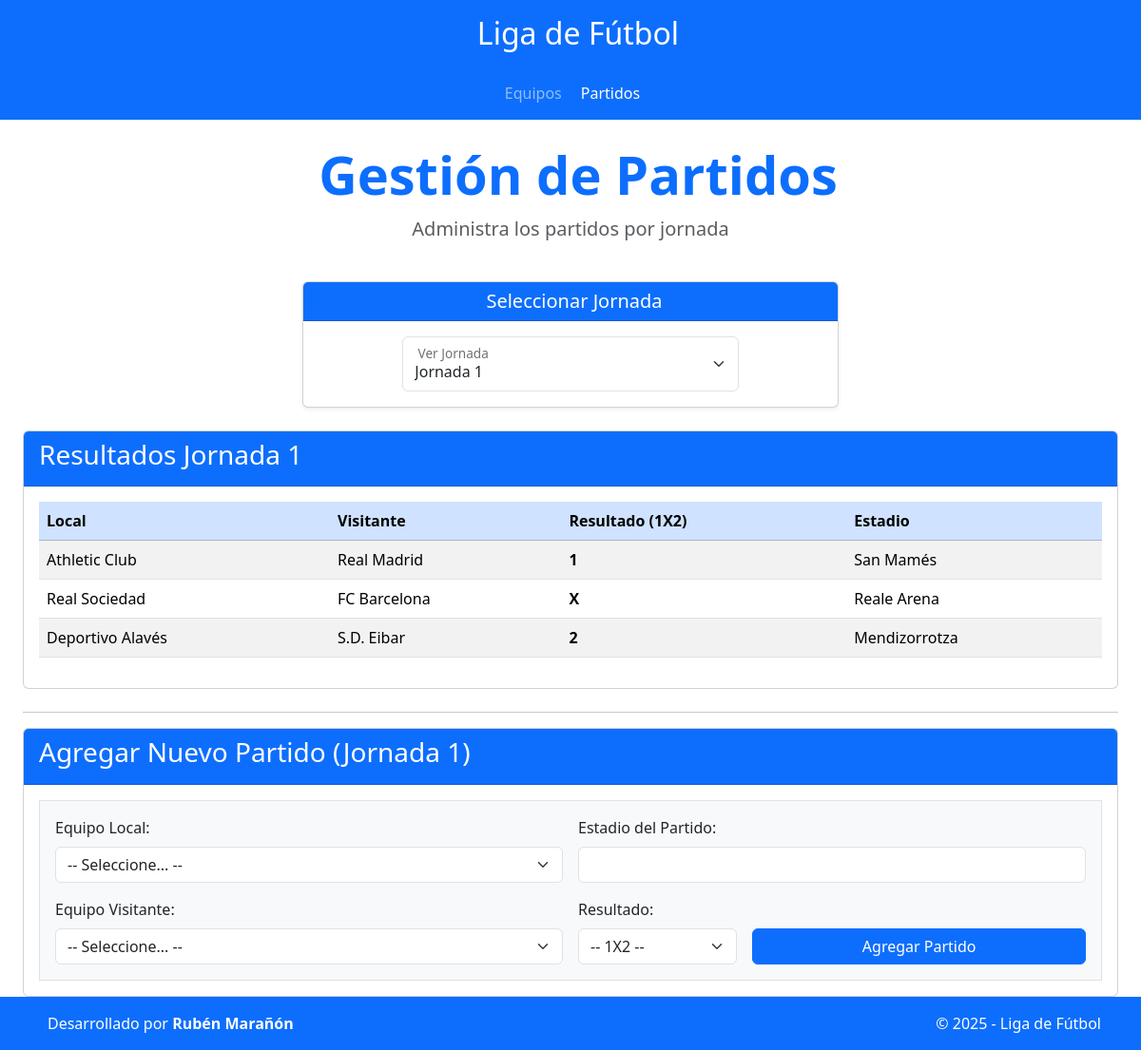
Screenshot of /app/partidos.php with the database file from the repository.
### tables this page shows
CREATE TABLE IF NOT EXISTS `partidos` (
  `id` int(11) NOT NULL AUTO_INCREMENT,
  `jornada` int(11) NOT NULL,
  `id_equipo_local` int(11) NOT NULL,
  `id_equipo_visitante` int(11) NOT NULL,
  `resultado` char(1) NOT NULL,
  `estadio_partido` varchar(100) NOT NULL,
  PRIMARY KEY (`id`),
  KEY `id_equipo_local` (`id_equipo_local`),
  KEY `id_equipo_visitante` (`id_equipo_visitante`),
  KEY `jornada` (`jornada`),
  CONSTRAINT `partidos_ibfk_1` FOREIGN KEY (`id_equipo_local`) REFERENCES `equipos` (`id`) ON DELETE CASCADE,
  CONSTRAINT `partidos_ibfk_2` FOREIGN KEY (`id_equipo_visitante`) REFERENCES `equipos` (`id`) ON DELETE CASCADE,
  CONSTRAINT `CONSTRAINT_1` CHECK (`id_equipo_local` <> `id_equipo_visitante`)
);

CREATE TABLE IF NOT EXISTS `equipos` (
  `id` int(11) NOT NULL AUTO_INCREMENT,
  `nombre` varchar(100) NOT NULL DEFAULT '0',
  `estadio` varchar(100) NOT NULL DEFAULT '0',
  PRIMARY KEY (`id`),
  UNIQUE KEY `nombre` (`nombre`)
);

### persistence/conf/PersistentManager.php (called while the page is built, shortened)
<?php
class PersistentManager {
    private static $instance = null;
    private static $connection = null;
    private $userBD = "";
    private $psswdBD = "";
    private $nameBD = "";
    private $hostBD = "";
    public static function getInstance() {
        if (!self::$instance instanceof self) {
            self::$instance = new self;
        }
        return self::$instance;
    }
    private function __construct() {
        PersistentManager::$connection = mysqli_connect($this->hostBD, $this->userBD, $this->psswdBD, $this->nameBD)
                or die("Could not connect to db: " . mysqli_connect_error());
        mysqli_query(PersistentManager::$connection, "SET NAMES 'utf8'");
    }
    function get_connection() {
        return PersistentManager::$connection;
    }
}
?>

### persistence/DAO/GenericDAO.php (called while the page is built, shortened)
<?php
require_once __DIR__ . '/../conf/PersistentManager.php';
abstract class GenericDAO {
    public function __construct() {
        $manager = PersistentManager::getInstance();
        $this->conn = $manager->get_Connection();
    }
}

### persistence/DAO/PartidoDAO.php (called while the page is built, shortened)
<?php
require_once __DIR__ . '/GenericDAO.php';
class PartidoDAO extends GenericDAO {
    public function getByJornada(int $jornada): array {
        $sql = "SELECT p.jornada, el.nombre AS local, ev.nombre AS visitante, p.resultado, p.estadio_partido
                FROM partidos p
                JOIN equipos el ON p.id_equipo_local = el.id
                JOIN equipos ev ON p.id_equipo_visitante = ev.id
                WHERE p.jornada = ? ORDER BY p.id ASC";
        $stmt = $this->conn->prepare($sql);
        $stmt->bind_param('i', $jornada);
        $stmt->execute();
        $result = $stmt->get_result();
        $partidos = $result->fetch_all(MYSQLI_ASSOC);
        return $partidos;
    }
    public function getAllJornadas(): array {
        $query = "SELECT DISTINCT jornada FROM partidos ORDER BY jornada ASC";
        $result = $this->conn->query($query);
        $jornadas = [];
        while ($row = $result->fetch_row()) {
            $jornadas[] = (int)$row[0];
        }
        return $jornadas;
    }
}

### app/partidos.php (the view, shortened to what this page needs)
<?php
require_once __DIR__ . '/../persistence/DAO/PartidoDAO.php';
$partidos = [];
$jornadasDisponibles = [];
try {
    $partidoDAO = new PartidoDAO();
    $jornadaSeleccionada = (int)($_GET['jornada'] ?? 1);
    $partidos = $partidoDAO->getByJornada($jornadaSeleccionada);
    $jornadas = $partidoDAO->getAllJornadas();
    $maxJornada = empty($jornadas) ? 1 : max($jornadas);
    $jornadasDisponibles = array_unique(array_merge($jornadas, range(1, $maxJornada + 2)));
    sort($jornadasDisponibles);
} catch (Exception $e) {
    $error = "Error crítico de base de datos: " . $e->getMessage();
}
include __DIR__ . '/../templates/header.php';
include __DIR__ . '/../templates/menu.php';
?>
<div class="container-fluid px-4">
    <div class="row mb-4">
        <div class="col-12">
            <div class="text-center">
                <h1 class="display-4 text-primary fw-bold">
                    <i class="bi bi-calendar-event me-3"></i>Gestión de Partidos
                </h1>
                <p class="lead text-muted">Administra los partidos por jornada</p>
            </div>
        </div>
    </div>
    <div class="row mb-4">
        <div class="col-lg-6 mx-auto">
            <div class="card shadow-sm">
                <div class="card-header bg-primary text-white text-center">
                    <h5 class="mb-0">
                        <i class="bi bi-funnel me-2"></i>Seleccionar Jornada
                    </h5>
                </div>
                <div class="card-body">
                    <form action="partidos.php" method="GET" class="d-flex justify-content-center">
                        <div class="col-md-8">
                            <div class="form-floating">
                                <select name="jornada" id="jornada_select" class="form-select" onchange="this.form.submit()">
                                    <?php foreach ($jornadasDisponibles as $j): ?>
                                        <option value="<?= $j ?>" <?= ($j == $jornadaSeleccionada) ? 'selected' : '' ?>>
                                            Jornada <?= $j ?>
                                        </option>
                                    <?php endforeach; ?>
                                </select>
                                <label for="jornada_select">
                                </label>
                            </div>
                        </div>
                    </form>
                </div>
            </div>
        </div>
    </div>
    <div class="card mb-4">
        <div class="card-header bg-primary text-white">
            <h3 class="card-title">Resultados Jornada <?= (int)$jornadaSeleccionada ?></h3>
        </div>
        <div class="card-body">
            <?php if (empty($partidos)): ?>
                <p>No hay partidos registrados para esta jornada.</p>
            <?php else: ?>
                <div class="table-responsive">
                    <table class="table table-striped table-hover">
                        <thead class="table-primary">
                            <tr>
                                <th>Local</th>
                                <th>Visitante</th>
                                <th>Resultado (1X2)</th>
                                <th>Estadio</th>
                            </tr>
                        </thead>
                        <tbody>
                            <?php foreach ($partidos as $partido): ?>
                                <tr>
                                    <td><?= htmlspecialchars($partido['local']) ?></td>
                                    <td><?= htmlspecialchars($partido['visitante']) ?></td>
                                    <td><strong><?= htmlspecialchars($partido['resultado']) ?></strong></td>
                                    <td><?= htmlspecialchars($partido['estadio_partido']) ?></td>
                                </tr>
                            <?php endforeach; ?>
                        </tbody>
                    </table>
                </div>
            <?php endif; ?>
        </div>
    </div>
    <hr>
    <div class="card">
        <div class="card-header bg-primary text-white">
            <h3 class="card-title">Agregar Nuevo Partido (Jornada <?= (int)$jornadaSeleccionada ?>)</h3>
        </div>
        <div class="card-body">
            <form action="partidos.php?jornada=<?= (int)$jornadaSeleccionada ?>" method="POST" class="border p-3 bg-light">
                <div class="row g-3">
                    <div class="col-md-6">
                        <label for="id_local" class="form-label">Equipo Local:</label>
                        <select name="id_local" id="id_local" class="form-select" required>
                            <option value="">-- Seleccione... --</option>
                        </select>
                    </div>
                     <div class="col-md-6">
                        <label for="estadio_partido" class="form-label">Estadio del Partido:</label>
                        <input type="text" name="estadio_partido" id="estadio_partido" class="form-control" required>
                    </div>
                    <div class="col-md-6">
                        <label for="id_visitante" class="form-label">Equipo Visitante:</label>
                        <select name="id_visitante" id="id_visitante" class="form-select" required>
                            <option value="">-- Seleccione... --</option>
                        </select>
                    </div>
                    <div class="col-md-2">
                        <label for="resultado" class="form-label">Resultado:</label>
                        <select name="resultado" id="resultado" class="form-select" required>
                            <option value="">-- 1X2 --</option>
                        </select>
                    </div>
                    <div class="col-md-4 align-self-end">
                        <button type="submit" class="btn btn-primary w-100">
                            Agregar Partido
                        </button>
                    </div>
                </div>
            </form>
        </div>
    </div>
</div>
<?php
include __DIR__ . '/../templates/footer.php';
?>

### rows the page displays
partidos: id_equipo_local.nombre "Athletic Club", id_equipo_visitante.nombre "Real Madrid", resultado "1", estadio_partido "San Mamés"
partidos: id_equipo_local.nombre "Real Sociedad", id_equipo_visitante.nombre "FC Barcelona", resultado "X", estadio_partido "Reale Arena"
partidos: id_equipo_local.nombre "Deportivo Alavés", id_equipo_visitante.nombre "S.D. Eibar", resultado "2", estadio_partido "Mendizorrotza"

### other values shown
$jornadaSeleccionada "1"
